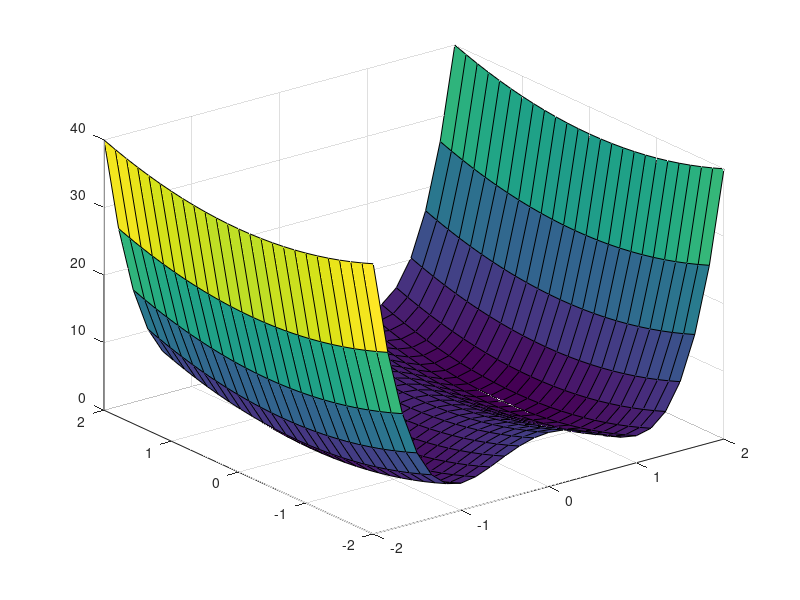

Here is the MATLAB script that generated this plot:
clear; close all; clc
x=linspace(-2,2,25);
y=linspace(-2,2,25);
[X,Y] = meshgrid(x,y);
Z=4*(X-1).^2.*(X+1).^2 + Y.^2; % potential energy landscape
hs = surf(X,Y,Z); % Get surface object
